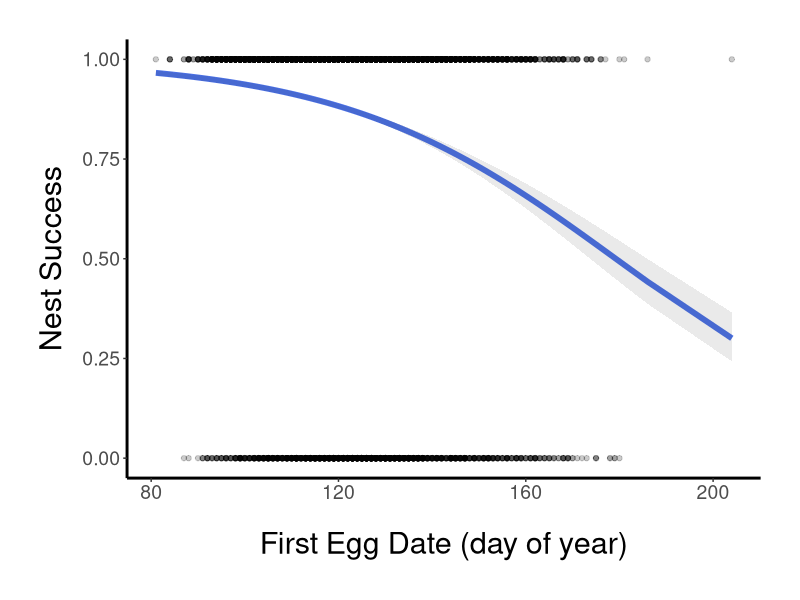
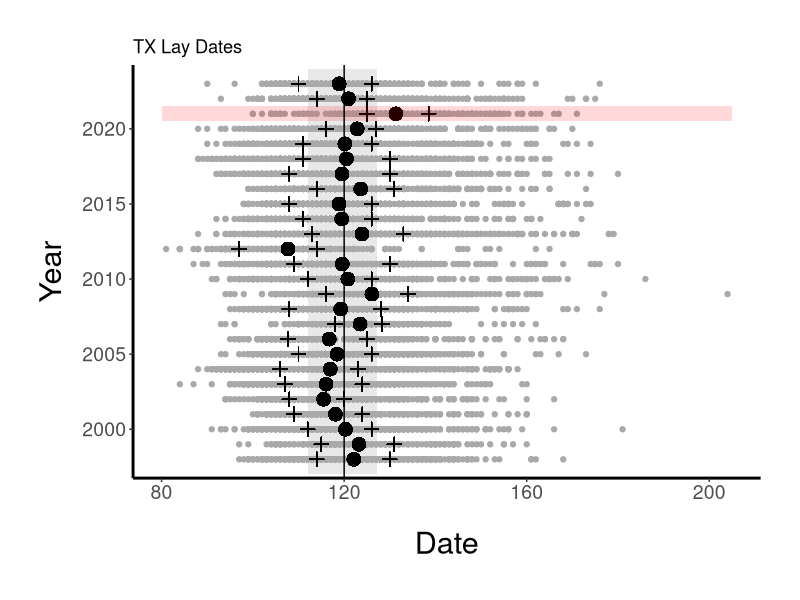
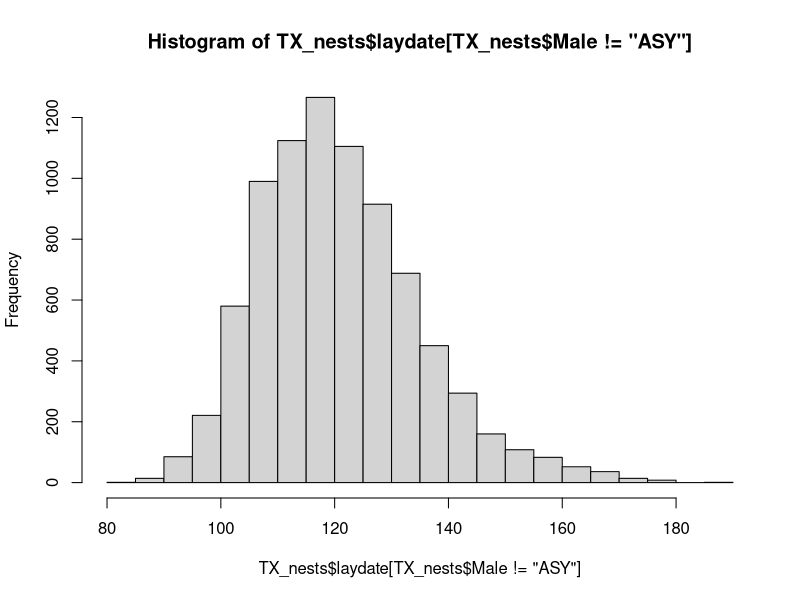
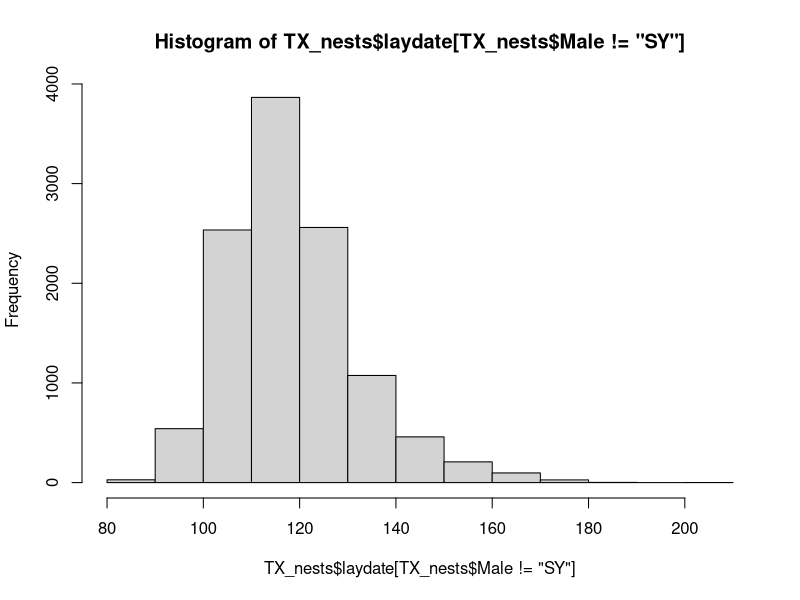

R code for these plots, in order: (Note: this script raises an error after producing the figures.)
#PMCA Nest data

install.packages(c("dplyr","lubridate","broom","ggplot2")) #if not already installed

library(dplyr)
library(lubridate)
library(broom)
library(ggplot2)

nests<-read.csv("PMW_Nestdata.csv")
nests$laydate<-yday(as.Date(nests$X1st.egg, format="%m/%d/%y"))
nests$Cust.. <- as.factor(nests$Cust..)

#Add nest success (whether or not at least one young fledged from nest)
nests$nest_success <- 0
nests$nest_success[nests$Fledge > 0] <- 1
nests$nest_success<-as.factor(nests$nest_success)

#Add egg success for life table analysis
nests$egg_success<- nests$Fledge/nests$Eggs

###########################################
#TX nests
TX_nests <- nests %>% filter(State=="TX")

TX_nests %>% count(Year)

TX_nests <- TX_nests[TX_nests$Year>1997,]

#sample sizes:
nrow(TX_nests)
length(which(TX_nests$laydate<80))
length(which(TX_nests$laydate>212))
TX_nests$laydate[TX_nests$laydate<80 | TX_nests$laydate > 212] <- NA
nrow(TX_nests[!is.na(TX_nests$laydate),])
nrow(TX_nests[TX_nests$Male!="",])

#nest success ~ laydate
mod<-glm(nest_success~laydate, TX_nests, family="binomial")
summary(mod)


plot_df <- augment(mod, type.predict = "response")
plot_df$nest_success <- as.integer(as.character(plot_df$nest_success))

fam <- family(mod)
fam
str(fam)

ilink <- fam$linkinv
ilink

TX_nests <- bind_cols(TX_nests, setNames(as_tibble(predict(mod, TX_nests, se.fit = TRUE)[1:2]), c('fit_link','se_link')))

TX_nests <- mutate(TX_nests, fit_resp = ilink(fit_link), right_upr = ilink(fit_link + (2*se_link)), right_lwr = ilink(fit_link - (2*se_link)))

#Plot Figure 4c
a<-ggplot(plot_df, aes(x = laydate)) +
  geom_line(aes(y = .fitted), color = "#4A6FE3", lwd=2) +
  labs(x = "First Egg Date (day of year)", y = "Nest Success") +
  geom_point(aes(y = nest_success), alpha = 0.2) +
  theme(legend.position="none",
  	panel.background=element_rect(fill="white"), 
  	plot.margin=unit(c(1,1,1,1),"cm"), 
  	axis.title.y=element_text(size = 22, margin=margin(0,10,0,0)), 
  	axis.title.x=element_text(size = 22, margin=margin(20,0,0,0)),
  	axis.text.x = element_text(size = 14), 
  	axis.text.y = element_text(size = 14),
  	axis.line=element_line(size=1))

a + geom_ribbon(data = TX_nests,
                  aes(ymin = right_lwr, ymax = right_upr),
                  alpha = 0.1)



#getting mean, q1, q3 laydate
meanls <- list()
q1ls <- list()
q3ls <- list()
for (a in unique(TX_nests$Year)) {
  datels <- list()
  for (i in 1:nrow(TX_nests)) {
    year <- TX_nests$Year[i]
    if (year == a) {
      datels <- c(datels, TX_nests$laydate[i])
    }
  }
  mean <- mean(as.numeric(unlist(datels)), na.rm=TRUE)
  meanls <- c(meanls, mean)
  q1 <- quantile(as.numeric(unlist(datels)), probs = c(0.25, 0.5, 0.75), na.rm = TRUE)[1]
  q1ls <- c(q1ls, q1)
  q3 <- quantile(as.numeric(unlist(datels)), probs = c(0.25, 0.5, 0.75), na.rm = TRUE)[3]
  q3ls <- c(q3ls, q3)
}

#adding means to TX_nests
dfmeanls <- list()
for(a in 1:length(meanls)){
  yr = unique(TX_nests$Year)[a]
  for(i in 1:nrow(TX_nests)){
    if(TX_nests$Year[i] == yr){
      dfmeanls[[i]] <- meanls[[a]]
    }
  }
}
TX_nests$Mean <- unlist(dfmeanls)
#adding q1 to TX_nests
dfq1ls <- list()
for(a in 1:length(q1ls)){
    yr = unique(TX_nests$Year)[a]
	for(i in 1:nrow(TX_nests)){
    if(TX_nests$Year[i] == yr){
      dfq1ls[[i]] <- q1ls[[a]]
    }
  }
}
TX_nests$Q1 <- unlist(dfq1ls)
#adding q3 to TX_nests
dfq3ls <- list()
for(a in 1:length(q3ls)){
    yr = unique(TX_nests$Year)[a]
	for(i in 1:nrow(TX_nests)){
    if(TX_nests$Year[i] == yr){
      dfq3ls[[i]] <- q3ls[[a]]
    }
  }
}
TX_nests$Q3 <- unlist(dfq3ls)


#calculate mean laydate for 1998-2020
meantx<-mean(unlist(meanls)[1:23])
sdtx<-sd(unlist(meanls)[1:23])

q1tx<-mean(unlist(q1ls)[1:23])
q1tx_sd<-sd(unlist(q1ls)[1:23])
q3tx<-mean(unlist(q3ls)[1:23])
q3tx_sd<-sd(unlist(q3ls)[1:23])

#difference in days between laydate in 2021 and long-term mean
meanls[[24]] - meantx

TX_success<-data.frame(TX_nests %>% group_by(Year) %>% count(nest_success))
TX_success_year<-data.frame(TX_success %>% group_by(Year) %>% summarize(sum(n)))
TX_nest_success<-data.frame(year = TX_success_year$Year, prop_fledge=TX_success$n[TX_success$nest_success==1]/TX_success_year$sum.n)
TX_nest_success
mean(TX_nest_success$prop_fledge[1:23])
sd(TX_nest_success$prop_fledge[1:23])


#plot the data vertically
ggplot(TX_nests, aes(y = Year, x = laydate)) +
  geom_rect(xmin = meantx-(2*sdtx), xmax = meantx+(2*sdtx), ymin = 1997, ymax = 2024, fill = "gray 91") + 
  geom_point(col="dark gray") + 
  geom_point(aes(y=Year, x = Mean), color = "black", size = 4)+
  geom_point(aes(y=Year, x = Q1), color = "black", size = 3, shape=3)+
  geom_point(aes(y=Year, x = Q3), color = "black", size = 3, shape=3)+
  annotate("rect", xmin=80, xmax=205, ymin=2020.5, ymax=2021.5, alpha=0.15, fill="red") +   
  geom_vline(xintercept=round(meantx), col="black")+ 
  ylim(1998,2023)+
  xlim(80,205) +
  labs(y = "Year", x = "Date") +
  ggtitle("TX Lay Dates") +
    theme(legend.position="none",
  	panel.background=element_rect(fill="white"), 
  	plot.margin=unit(c(1,1,1,1),"cm"), 
  	axis.title.y=element_text(size = 22, margin=margin(0,10,0,0)), 
  	axis.title.x=element_text(size = 22, margin=margin(20,0,0,0)),
  	axis.text.x = element_text(size = 14), 
  	axis.text.y = element_text(size = 14),
  	axis.line=element_line(size=1))


#nest success ~ male age class using nests w/ males of known age
summary(glm(nest_success~Male, TX_nests[TX_nests$Male!="",], family="binomial"))


#egg success for life table
TX_eggsuccess<-data.frame(TX_nests %>% group_by(Year) %>% summarize(mean(egg_success, na.rm=TRUE))) 
names(TX_eggsuccess)=c("Year", "Egg_success")
mean(TX_eggsuccess$Egg_success)


#ratios of adults:subadults
TX_nests_age<-TX_nests %>% count(Year, Male) 
TX_nests_age<-TX_nests_age[TX_nests_age$Male!="",] #remove males of unknown age
TX_nests_year<-data.frame(TX_nests_age %>% group_by(Year) %>% summarize(sum(n)))

TX_nests_subadults <- data.frame(year = TX_nests_year$Year, prop_adult=TX_nests_age$n[TX_nests_age$Male=="SY"]/TX_nests_year$sum.n)

range(TX_nests_subadults$prop_adult) 
mean(TX_nests_subadults$prop_adult[1:23]) #mean subadult males as proportion of total from 1998-2020
sd(TX_nests_subadults$prop_adult[1:23])


#laydate differences among subadults and adults
#Sample size exceeds allowable size for Shapiro Wilk test for normality
hist(TX_nests$laydate[TX_nests$Male!="ASY"])
hist(TX_nests$laydate[TX_nests$Male!="SY"])

#test for equal variance
var.test(laydate~Male, TX_nests[TX_nests$Male!="",], alternative="two.sided")

#t-test assumptions are met
t.test(laydate~Male, TX_nests[TX_nests$Male!="",], var.equal=FALSE)


#Comparing 2021 and 2022 age ratios
TX_nests_2122 <- TX_nests %>% filter(Year==2021 | Year==2022)
TX_nests_2122 <- TX_nests_2122 %>% filter(Male!="")

#customers with data from 2021 and 2022 only
x<-data.frame(TX_nests_2122[TX_nests_2122$Year == 2021 | TX_nests_2122$Year==2022,] %>% group_by(Cust.., Year) %>% count(as.factor(Cust..)))
x$Cust..[duplicated(x$Cust..)]

TX_nests_2122_dups <- NA
for (i in x$Cust..[duplicated(x$Cust..)]){
	print(i)
	TX_nests_2122_dups <- rbind(TX_nests_2122_dups, TX_nests_2122[TX_nests_2122$Cust..==i,])
}
TX_nests_2122_dups <- TX_nests_2122_dups[-1,]

y<-data.frame(TX_nests_2122_dups %>% group_by(Cust..,Year) %>% count(Male))

TX_nests_2122_dups_num <- data.frame(y %>% group_by(Cust.., Year) %>% summarize(sum(n)))

TX_nests_2122_adults <- data.frame(year = TX_nests_2122_dups_num$Year, prop_adult=y$n[y$Male=="ASY"]/TX_nests_2122_dups_num$sum.n)

t.test(prop_adult~year, TX_nests_2122_adults, paired=TRUE) #change from 2021 to 2022 in proportion of adult breeders


####################################

#LA nests
LA_nests <- nests %>% filter(State=="LA")

LA_nests %>% count(Year)

LA_nests <- LA_nests[LA_nests$Year>1997,]
LA_nests <- LA_nests[LA_nests$Year!=2005 & LA_nests$Year!=2007,]

#sample sizes:
nrow(LA_nests)
length(which(LA_nests$laydate<80))
length(which(LA_nests$laydate>212))
LA_nests$laydate[LA_nests$laydate<80 | LA_nests$laydate > 212] <- NA
nrow(LA_nests[!is.na(LA_nests$laydate),])
nrow(LA_nests[LA_nests$Male!="",])

#nest success ~ laydate
modLA<-glm(nest_success~laydate, LA_nests, family="binomial")
summary(modLA)

plot_df <- augment(modLA, type.predict = "response")
plot_df$nest_success <- as.integer(as.character(plot_df$nest_success))

fam <- family(modLA)
fam
str(fam)

ilink <- fam$linkinv
ilink

LA_nests <- bind_cols(LA_nests, setNames(as_tibble(predict(modLA, LA_nests, se.fit = TRUE)[1:2]), c('fit_link','se_link')))

LA_nests <- mutate(LA_nests, fit_resp = ilink(fit_link), right_upr = ilink(fit_link + (2*se_link)), right_lwr = ilink(fit_link - (2*se_link)))

#Plot Figure S3
a<-ggplot(plot_df, aes(x = laydate)) +
  geom_line(aes(y = .fitted), color = "#4A6FE3", lwd=2) +
  labs(x = "First Egg Date (day of year)", y = "Nest Success") +
  geom_point(aes(y = nest_success), alpha = 0.2) +
  theme(legend.position="none",
  	panel.background=element_rect(fill="white"), 
  	plot.margin=unit(c(1,1,1,1),"cm"), 
  	axis.title.y=element_text(size = 22, margin=margin(0,10,0,0)), 
  	axis.title.x=element_text(size = 22, margin=margin(20,0,0,0)),
  	axis.text.x = element_text(size = 14), 
  	axis.text.y = element_text(size = 14),
  	axis.line=element_line(size=1))

a + geom_ribbon(data = LA_nests,
                  aes(ymin = right_lwr, ymax = right_upr),
                  alpha = 0.1)

#getting mean, q1, q3 laydate
meanls <- list()
q1ls <- list()
q3ls <- list()
for (a in unique(LA_nests$Year)) { #no 2008 or 2012
  datels <- list()
  for (i in 1:nrow(LA_nests)) {
    year <- LA_nests$Year[i]
    if (year == a) {
      datels <- c(datels, LA_nests$laydate[i])
    }
  }
  mean <- mean(as.numeric(unlist(datels)), na.rm=TRUE)
  meanls <- c(meanls, mean)
  q1 <- quantile(as.numeric(unlist(datels)), probs = c(0.25, 0.5, 0.75), na.rm = TRUE)[1]
  q1ls <- c(q1ls, q1)
  q3 <- quantile(as.numeric(unlist(datels)), probs = c(0.25, 0.5, 0.75), na.rm = TRUE)[3]
  q3ls <- c(q3ls, q3)
}

#adding means to LA_nests
dfmeanls <- list()
for(a in 1:length(meanls)){
  yr = unique(LA_nests$Year)[a]
  for(i in 1:nrow(LA_nests)){
    if(LA_nests$Year[i] == yr){
      dfmeanls[[i]] <- meanls[[a]]
    }
  }
}
LA_nests$Mean <- unlist(dfmeanls)
#adding q1 to LA_nests
dfq1ls <- list()
for(a in 1:length(q1ls)){
    yr = unique(LA_nests$Year)[a]
	for(i in 1:nrow(LA_nests)){
    if(LA_nests$Year[i] == yr){
      dfq1ls[[i]] <- q1ls[[a]]
    }
  }
}
LA_nests$Q1 <- unlist(dfq1ls)
#adding q3 to LA_nests
dfq3ls <- list()
for(a in 1:length(q3ls)){
    yr = unique(LA_nests$Year)[a]
	for(i in 1:nrow(LA_nests)){
    if(LA_nests$Year[i] == yr){
      dfq3ls[[i]] <- q3ls[[a]]
    }
  }
}
LA_nests$Q3 <- unlist(dfq3ls)


#calculate mean day of year for 1998-2020 without 2005, 2007, 2008, or 2012
meanLA<-mean(unlist(meanls)[1:19])
sdLA<-sd(unlist(meanls)[1:19])

q1LA<-mean(unlist(q1ls)[1:19])
q1LA_sd<-sd(unlist(q1ls)[1:19])
q3LA<-mean(unlist(q3ls)[1:19])
q3LA_sd<-sd(unlist(q3ls)[1:19])

#difference in days between laydate in 2021 and long-term mean
meanls[[20]] - meanLA


LA_success<-data.frame(LA_nests %>% group_by(Year) %>% count(nest_success))
LA_success_year<-data.frame(LA_success %>% group_by(Year) %>% summarize(sum(n)))
LA_nest_success<-data.frame(year = LA_success_year$Year, prop_fledge=LA_success$n[LA_success$nest_success==1]/LA_success_year$sum.n)
mean(LA_nest_success$prop_fledge[1:19])
sd(LA_nest_success$prop_fledge[1:19])
range(LA_nest_success$prop_fledge[1:19])
LA_nest_success$prop_fledge[20] #nest success in 2021

#plot the data vertically
ggplot(LA_nests, aes(y = Year, x = laydate)) +
  geom_rect(xmin = meanLA-(2*sdLA), xmax = meanLA+(2*sdLA), ymin = 1997, ymax = 2024, fill = "gray 91") + 
  geom_point(col="dark gray") + 
  geom_point(aes(y=Year, x = Mean), color = "black", size = 3)+
  geom_point(aes(y=Year, x = Q1), color = "black", size = 2, shape=3)+
  geom_point(aes(y=Year, x = Q3), color = "black", size = 2, shape=3)+
  geom_point(aes(y=2021, x = meanls[[20]]), color = "red", size = 3)+
  geom_point(aes(y=2021, x = q1ls[[20]]), color = "red", size = 2, shape=3)+
  geom_point(aes(y=2021, x = q3ls[[20]]), color = "red", size = 2, shape=3)+
  geom_vline(xintercept=meanLA, col="black")+ 
  ylim(1997,2024)+
  labs(y = "Year", x = "Date") +
  ggtitle("LA Lay Dates") +
    theme(legend.position="none",
  	panel.background=element_rect(fill="white"), 
  	plot.margin=unit(c(1,1,1,1),"cm"), 
  	axis.title.y=element_text(margin=margin(0,20,0,0)), 
  	axis.title.x=element_text(margin=margin(20,0,0,0)),
  	axis.line=element_line(size=.5))


#nest success ~ male age class using nests w/ males of known age
summary(glm(nest_success~Male, LA_nests[LA_nests$Male!="",], family="binomial"))


#egg success for life table
LA_eggsuccess<-data.frame(LA_nests %>% group_by(Year) %>% summarize(mean(egg_success, na.rm=TRUE))) 
names(LA_eggsuccess)=c("Year", "Egg_success")
mean(LA_eggsuccess$Egg_success)


#ratios of adults:subadults
LA_nests_age<-LA_nests[LA_nests$Male!="",] %>% count(Year, Male) %>% spread(Male, n, fill = 0) %>% gather(Male, n, -1)
LA_nests_year<-data.frame(LA_nests_age %>% group_by(Year) %>% summarize(sum(n)))

LA_nests_adults <- data.frame(year = LA_nests_year$Year, prop=LA_nests_age$n[LA_nests_age$Male=="ASY"]/LA_nests_year$sum.n)
LA_nests_subadults <- data.frame(year = LA_nests_year$Year, prop=LA_nests_age$n[LA_nests_age$Male=="SY"]/LA_nests_year$sum.n)

mean(LA_nests_subadults$prop[1:19])
sd(LA_nests_subadults$prop[1:19])


#laydate differences among subadults and adults
#test for normality
shapiro.test(LA_nests$laydate[LA_nests$Male!="SY"])
shapiro.test(LA_nests$laydate[LA_nests$Male!="ASY"])

#test for equal variance
var.test(laydate~Male, LA_nests[LA_nests$Male!="",], alternative="two.sided")

#test for differences among the age classes
wilcox.test(laydate~Male, LA_nests[LA_nests$Male!="",]) 


#Comparing 2021 and 2022 age ratios
LA_nests_2122 <- LA_nests %>% filter(Year==2021 | Year==2022)
LA_nests_2122 <- LA_nests_2122 %>% filter(Male!="")

#observers with data from 2021 and 2022 only
x<-data.frame(LA_nests_2122[LA_nests_2122$Year == 2021 | LA_nests_2122$Year==2022,] %>% group_by(Cust.., Year) %>% count(as.factor(Cust..)))
x$Cust..[duplicated(x$Cust..)] 

LA_nests_2122_dups <- NA
for (i in x$Cust..[duplicated(x$Cust..)]){
	print(i)
	LA_nests_2122_dups <- rbind(LA_nests_2122_dups, LA_nests_2122[LA_nests_2122$Cust..==i,])
}
LA_nests_2122_dups <- LA_nests_2122_dups[-1,]

y<-data.frame(LA_nests_2122_dups %>% group_by(Cust..,Year) %>% count(Male))

LA_nests_2122_dups_num <- data.frame(y %>% group_by(Cust.., Year) %>% summarize(sum(n)))

LA_nests_2122_adults <- data.frame(year = LA_nests_2122_dups_num$Year, prop_adult=y$n[y$Male=="ASY"]/LA_nests_2122_dups_num$sum.n)

t.test(prop_adult~year, LA_nests_2122_adults, paired=TRUE)

#both states together
t.test(prop_adult~year, rbind(TX_nests_2122_adults,LA_nests_2122_adults), paired=TRUE)
